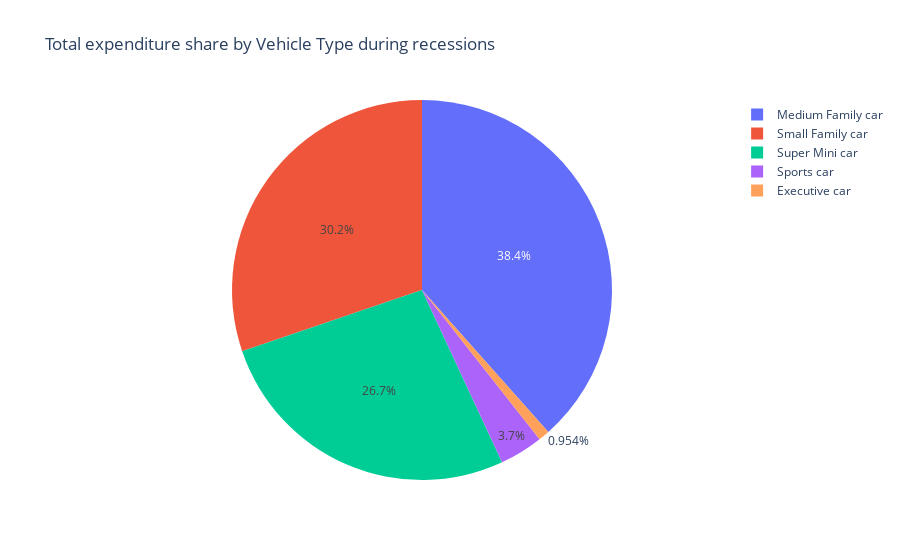

Notebook cell for this chart:
### Markdown cell above
### **Total expenditure share** by `Vehicle_Type` during recessions

### Code cell
type_share = recession_data.groupby('Vehicle_Type')['Advertising_Expenditure'].sum().reset_index()

r_plot3 = px.pie(type_share, values=type_share['Advertising_Expenditure'], labels=type_share['Vehicle_Type'],
       names=type_share['Vehicle_Type'], title='Total expenditure share by Vehicle Type during recessions')

r_plot3

### Figure 1 — Plotly figure (JSON) as saved in the notebook; plotly's stock layout.template omitted (floating-point values rounded to 4 significant figures)
{"data": [{"domain": {"x": [0, 1], "y": [0, 1]}, "hovertemplate": "Vehicle_Type=%{label}<br>Advertising_Expenditure=%{value}<extra></extra>", "labels": ["Executive car", "Medium Family car", "Small Family car", "Sports car", "Super Mini car"], "legendgroup": "", "name": "", "showlegend": true, "type": "pie", "values": [3243, 130612, 102759, 12568, 90728]}], "layout": {"legend": {"tracegroupgap": 0}, "title": {"text": "Total expenditure share by Vehicle Type during recessions"}}}
